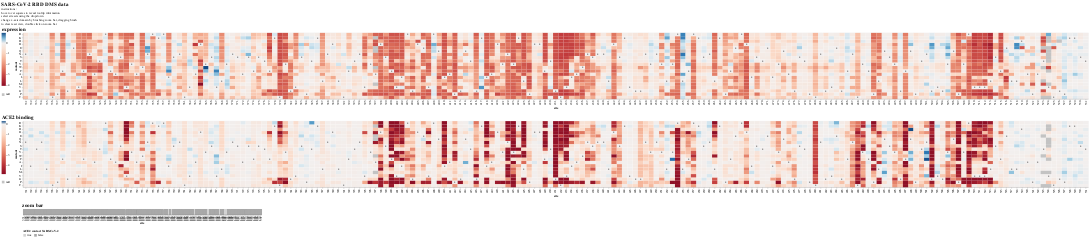

Notebook cell for this chart:
### Markdown cell above
## Create the interactive heat map

### Code cell
aa_order = ['R', 'K', 'H', 'D', 'E', 'Q', 'N', 'S', 'T', 'Y',
            'W', 'F', 'A', 'I', 'L', 'M', 'V', 'G', 'P', 'C', '*']

# SELECTIONS
# select the cell in the other heatmap
cell_selector = alt.selection_single(on='mouseover',
                                     empty='none')

# A dropdown filter
subset_dropdown = alt.binding_select(options=targets)
subset_select = alt.selection_single(fields=['subset'],
                                     bind=subset_dropdown,
                                     name=" ",
                                     init={'subset': 'all sites'})
# zoom brush
zoom_brush = alt.selection_interval(encodings=['x'], mark=alt.BrushConfig(stroke='black',
                                                                          strokeWidth=2))

# PLOTS
# zoom bar at the bottom
zoom_bar = (alt.Chart(df)
            .mark_rect()
            .encode(x='site:O',
                    color=alt.Color('ACE2 contact SARS-CoV-2', 
                                    scale=alt.Scale(domain=[True, False],  
                                                    range=['lightgrey',
                                                           'darkgrey']),
                                   legend=alt.Legend(orient='bottom')))
            .add_selection(zoom_brush)
            .add_selection(subset_select)
            .transform_filter(subset_select)
            .properties(width=900,
                        title='zoom bar'))

# heatmaps. made of three charts: base heatmap, wildtype 'X', missing data
def baseChart(data, metric):
    # everything is site v mutant
    base = (alt.Chart(data)
            .encode(x='site:O',
                    y=alt.Y('mutant:O',
                            sort=aa_order)
                   )
           )
    heatmap = (base
               .mark_rect()
               .encode(color=alt.Color(metric,
                                       type='quantitative', 
                                       scale=alt.Scale(scheme='redblue',
                                                       domain=[data[metric].min(),
                                                               data[metric].max()],
                                                       domainMid=0),
                                       legend=alt.Legend(orient='left',
                                                         title='')),
                       stroke=alt.value('black'),
                       strokeWidth=alt.condition(cell_selector,
                                                 alt.value(2),
                                                 alt.value(0)),
                       tooltip=[c for c in data.columns if c not in
                                {'site', 'wildtype', 'mutant', 'wildtype_code', 'subset'}]
                      )
              )
    
    wildtype = (base
                .mark_text(color='black')
                .encode(text=alt.Text('wildtype_code:N')
                       )
               )

    nulls = (base
             .mark_rect()
             .transform_filter(f"!isValid(datum.{metric})")
             .mark_rect(opacity=0.5)
             .encode(alt.Color(f'{metric}:N',
                               scale=alt.Scale(scheme='greys'),
                               legend=alt.Legend(title=' ',
                                                 orient='left'))
                    )
            )
    
    return ((heatmap + nulls + wildtype)
            .interactive()
            .add_selection(subset_select)  # add dropdown menu
            .add_selection(cell_selector)  # tooltip highlighter
            .transform_filter(subset_select)  # add dropdown filtering
            .transform_filter(zoom_brush)  # add zoom bar filtering
            .properties(height=250, title=' '.join(metric.split('_'))))

chart = (alt.vconcat(baseChart(df, 'expression'),
                     baseChart(df, 'ACE2_binding'))
         .resolve_scale(color='independent')
        )

chart = (alt.vconcat(chart, zoom_bar)
         .properties(title={'text': ['SARS-CoV-2 RBD DMS data'],
                            'subtitle': ['instructions:',
                                         'hover over squares to reveal tooltip information',
                                         'select site sets using the dropdown',
                                         'change x-axis domain by brushing zoom bar, dragging brush',
                                         'to clear reset view, double click on zoom bar']})
         .configure_title(anchor='start',fontSize=20))
chart

### Figure 1 — Vega-Lite specification as saved in the notebook (floating-point values rounded to 4 significant figures; data arrays with more than 128 entries replaced by an {"elided": "..."} marker saying what was removed)
{"config": {"view": {"continuousWidth": 400, "continuousHeight": 300}, "title": {"anchor": "start", "fontSize": 20}}, "vconcat": [{"vconcat": [{"layer": [{"mark": "rect", "encoding": {"color": {"type": "quantitative", "field": "expression", "legend": {"orient": "left", "title": ""}, "scale": {"domain": [-4.07, 0.99], "domainMid": 0, "scheme": "redblue"}}, "stroke": {"value": "black"}, "strokeWidth": {"condition": {"value": 2, "selection": "selector105"}, "value": 0}, "tooltip": [{"type": "nominal", "field": "mutation"}, {"type": "quantitative", "field": "ACE2_binding"}, {"type": "quantitative", "field": "expression"}, {"type": "quantitative", "field": "RSA_bound"}, {"type": "quantitative", "field": "Neff"}, {"type": "nominal", "field": "SARS-CoV-1 aa"}, {"type": "nominal", "field": "RaTG13 aa"}, {"type": "nominal", "field": "GD-Pangolin aa"}, {"type": "nominal", "field": "ACE2 contact SARS-CoV-2"}], "x": {"type": "ordinal", "field": "site"}, "y": {"type": "ordinal", "field": "mutant", "sort": ["R", "K", "H", "D", "E", "Q", "N", "S", "T", "Y", "W", "F", "A", "I", "L", "M", "V", "G", "P", "C", "*"]}}, "selection": {"selector107": {"type": "interval", "bind": "scales", "encodings": ["x", "y"]}, " ": {"type": "single", "fields": ["subset"], "bind": {"input": "select", "options": ["all sites", "ACE2 contact SARS-CoV-2", "ACE2 contact SARS-CoV-1", "SARS-CoV-1/2 differences", "epitope B38", "epitope S309", "epitope CR3022", "epitope VHH-72"]}, "init": {"subset": "all sites"}}, "selector105": {"type": "single", "on": "mouseover", "empty": "none"}}}, {"mark": {"type": "rect", "opacity": 0.5}, "encoding": {"color": {"type": "nominal", "field": "expression", "legend": {"orient": "left", "title": " "}, "scale": {"scheme": "greys"}}, "x": {"type": "ordinal", "field": "site"}, "y": {"type": "ordinal", "field": "mutant", "sort": ["R", "K", "H", "D", "E", "Q", "N", "S", "T", "Y", "W", "F", "A", "I", "L", "M", "V", "G", "P", "C", "*"]}}, "transform": [{"filter": "!isValid(datum.expression)"}]}, {"mark": {"type": "text", "color": "black"}, "encoding": {"text": {"type": "nominal", "field": "wildtype_code"}, "x": {"type": "ordinal", "field": "site"}, "y": {"type": "ordinal", "field": "mutant", "sort": ["R", "K", "H", "D", "E", "Q", "N", "S", "T", "Y", "W", "F", "A", "I", "L", "M", "V", "G", "P", "C", "*"]}}}], "height": 250, "title": "expression", "transform": [{"filter": {"selection": " "}}, {"filter": {"selection": "selector106"}}]}, {"layer": [{"mark": "rect", "encoding": {"color": {"type": "quantitative", "field": "ACE2_binding", "legend": {"orient": "left", "title": ""}, "scale": {"domain": [-4.84, 0.3], "domainMid": 0, "scheme": "redblue"}}, "stroke": {"value": "black"}, "strokeWidth": {"condition": {"value": 2, "selection": "selector105"}, "value": 0}, "tooltip": [{"type": "nominal", "field": "mutation"}, {"type": "quantitative", "field": "ACE2_binding"}, {"type": "quantitative", "field": "expression"}, {"type": "quantitative", "field": "RSA_bound"}, {"type": "quantitative", "field": "Neff"}, {"type": "nominal", "field": "SARS-CoV-1 aa"}, {"type": "nominal", "field": "RaTG13 aa"}, {"type": "nominal", "field": "GD-Pangolin aa"}, {"type": "nominal", "field": "ACE2 contact SARS-CoV-2"}], "x": {"type": "ordinal", "field": "site"}, "y": {"type": "ordinal", "field": "mutant", "sort": ["R", "K", "H", "D", "E", "Q", "N", "S", "T", "Y", "W", "F", "A", "I", "L", "M", "V", "G", "P", "C", "*"]}}, "selection": {"selector108": {"type": "interval", "bind": "scales", "encodings": ["x", "y"]}, " ": {"type": "single", "fields": ["subset"], "bind": {"input": "select", "options": ["all sites", "ACE2 contact SARS-CoV-2", "ACE2 contact SARS-CoV-1", "SARS-CoV-1/2 differences", "epitope B38", "epitope S309", "epitope CR3022", "epitope VHH-72"]}, "init": {"subset": "all sites"}}, "selector105": {"type": "single", "on": "mouseover", "empty": "none"}}}, {"mark": {"type": "rect", "opacity": 0.5}, "encoding": {"color": {"type": "nominal", "field": "ACE2_binding", "legend": {"orient": "left", "title": " "}, "scale": {"scheme": "greys"}}, "x": {"type": "ordinal", "field": "site"}, "y": {"type": "ordinal", "field": "mutant", "sort": ["R", "K", "H", "D", "E", "Q", "N", "S", "T", "Y", "W", "F", "A", "I", "L", "M", "V", "G", "P", "C", "*"]}}, "transform": [{"filter": "!isValid(datum.ACE2_binding)"}]}, {"mark": {"type": "text", "color": "black"}, "encoding": {"text": {"type": "nominal", "field": "wildtype_code"}, "x": {"type": "ordinal", "field": "site"}, "y": {"type": "ordinal", "field": "mutant", "sort": ["R", "K", "H", "D", "E", "Q", "N", "S", "T", "Y", "W", "F", "A", "I", "L", "M", "V", "G", "P", "C", "*"]}}}], "height": 250, "title": "ACE2 binding", "transform": [{"filter": {"selection": " "}}, {"filter": {"selection": "selector106"}}]}], "resolve": {"scale": {"color": "independent"}}}, {"mark": "rect", "encoding": {"color": {"type": "nominal", "field": "ACE2 contact SARS-CoV-2", "legend": {"orient": "bottom"}, "scale": {"domain": [true, false], "range": ["lightgrey", "darkgrey"]}}, "x": {"type": "ordinal", "field": "site"}}, "selection": {"selector106": {"type": "interval", "encodings": ["x"], "mark": {"stroke": "black", "strokeWidth": 2}}, " ": {"type": "single", "fields": ["subset"], "bind": {"input": "select", "options": ["all sites", "ACE2 contact SARS-CoV-2", "ACE2 contact SARS-CoV-1", "SARS-CoV-1/2 differences", "epitope B38", "epitope S309", "epitope CR3022", "epitope VHH-72"]}, "init": {"subset": "all sites"}}}, "title": "zoom bar", "transform": [{"filter": {"selection": " "}}], "width": 900}], "data": {"name": "data-103d00859605b77d3bc2f0f8ddca697b"}, "title": {"text": ["SARS-CoV-2 RBD DMS data"], "subtitle": ["instructions:", "hover over squares to reveal tooltip information", "select site sets using the dropdown", "change x-axis domain by brushing zoom bar, dragging brush", "to clear reset view, double click on zoom bar"]}, "$schema": "https://vega.github.io/schema/vega-lite/v4.8.1.json", "datasets": {"data-103d00859605b77d3bc2f0f8ddca697b": {"elided": "7460 records"}}}
